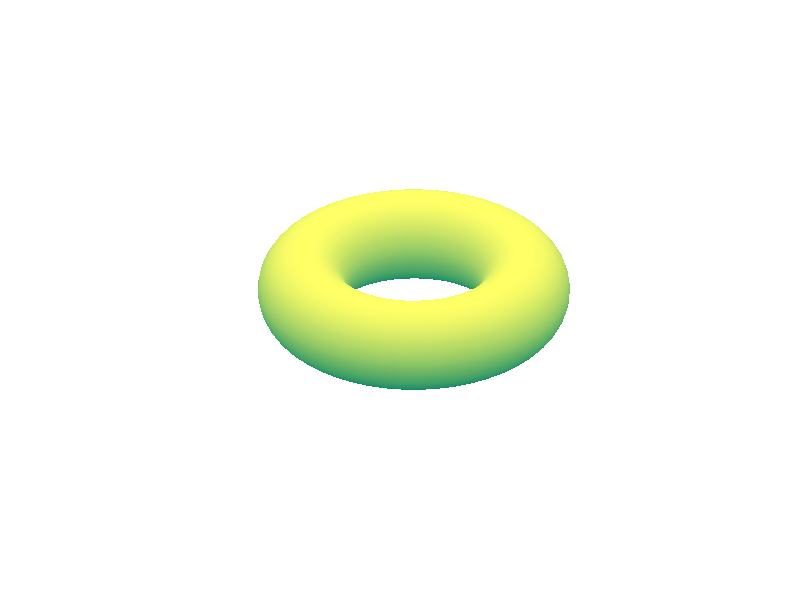

Reproduce this figure in MATLAB.
clear; close all;
[theta,phi] = meshgrid(linspace(0,2*pi,50));
r = 2;
R = 5;
x = (R + r*cos(theta)).*cos(phi);
y = (R + r*cos(theta)).*sin(phi);
z = r*sin(theta);
figure;
surf(x,y,z);
shading interp
colormap summer
axis equal
set(gca,'xtick',[])
set(gca,'ytick',[])
set(gca,'ztick',[])
set(gca,'Visible','off')
print -dpng test_print
